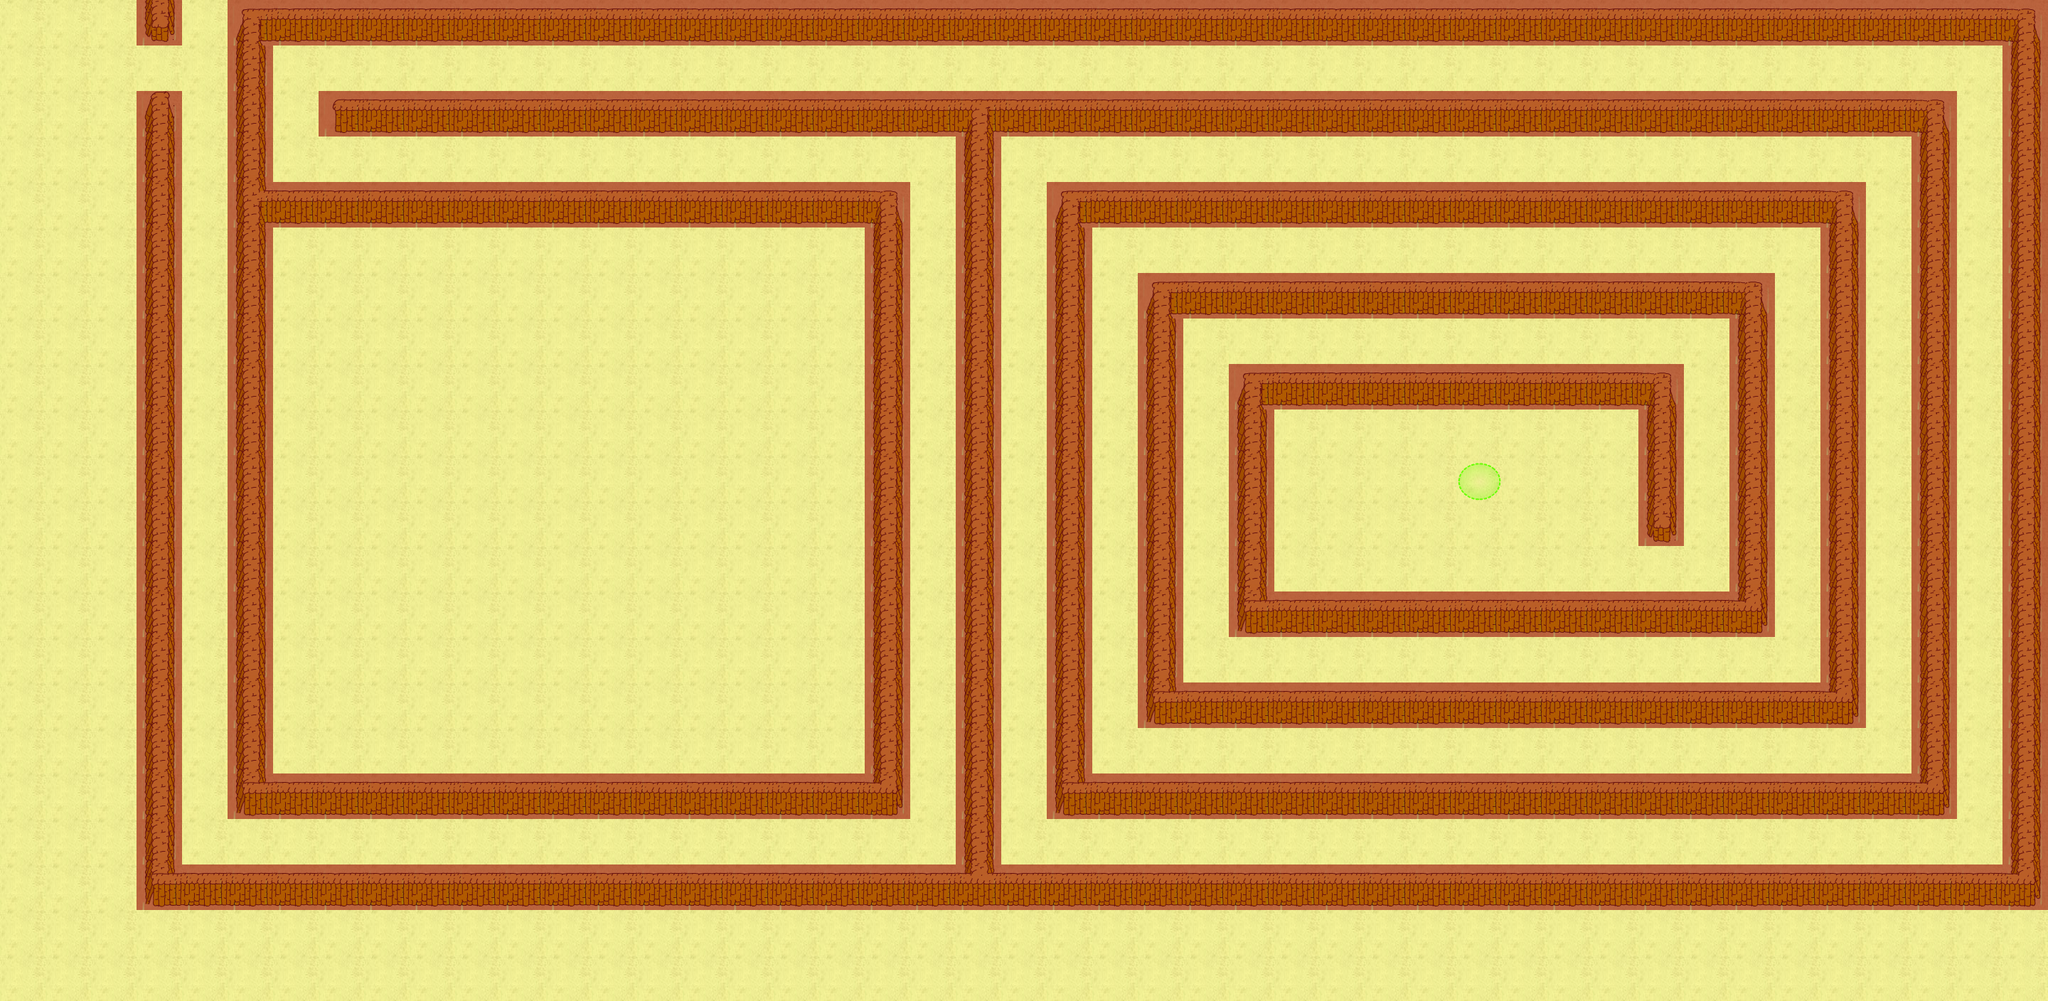

The image is a tile-based game level rendered from a .tmx file. Its description and source (layers, tilesets, objects; grid data summarised) follow:
An orthogonal 45x22 tile map with 64x64 px tiles, 3 tile layers (Ground, Decor, SpecialLayer), 8 tilesets and 4 objects (characters/player/player_one, characters/npcs/generic/yuri, characters/npcs/generic/pia, tile_trigger/end).

<map version="1.0" orientation="orthogonal" width="45" height="22" tilewidth="64" tileheight="64">
 <tileset firstgid="1" name="water" tilewidth="64" tileheight="64">
  <image source="../../../../tiles/water.png" width="320" height="1216" />
 </tileset>
 <tileset firstgid="96" name="jungle" tilewidth="64" tileheight="64">
  <image source="../../../../tiles/jungle.png" width="320" height="1216" />
 </tileset>
 <tileset firstgid="191" name="paths" tilewidth="64" tileheight="64">
  <image source="../../../../tiles/paths.png" width="320" height="1216" />
 </tileset>
 <tileset firstgid="286" name="objects" tilewidth="64" tileheight="64">
  <image source="../../../../tiles/objects.png" width="320" height="1216" />
 </tileset>
 <tileset firstgid="381" name="sand" tilewidth="64" tileheight="64">
  <image source="../../../../tiles/sand.png" width="320" height="1216" />
 </tileset>
 <tileset firstgid="476" name="walls" tilewidth="64" tileheight="64">
  <image source="../../../../tiles/walls.png" width="320" height="1216" />
 </tileset>
 <tileset firstgid="571" name="special" tilewidth="64" tileheight="64">
  <image source="../../../../tiles/special.png" width="320" height="1216" />
 </tileset>
 <tileset firstgid="666" name="house" tilewidth="64" tileheight="64">
  <image source="../../../../tiles/house.png" width="320" height="640" />
 </tileset>
 <layer name="Ground" width="45" height="22">
  <data>[990 cells, 990 non-empty, 1 distinct tile ids]</data>
 </layer>
 <layer name="Decor" width="45" height="22">
  <data>[990 cells, 413 non-empty, 14 distinct tile ids]</data>
 </layer>
 <layer name="SpecialLayer" width="45" height="22">
  <data>[990 cells, 374 non-empty, 1 distinct tile ids]</data>
 </layer>
 <objectgroup name="Objects" width="45" height="22">
  <object name="characters/player/player_one" gid="286" x="0" y="128" />
  <object name="characters/npcs/generic/yuri" gid="291" x="192" y="128" />
  <object name="characters/npcs/generic/pia" gid="291" x="384" y="128" />
  <object name="tile_trigger/end" gid="292" x="2048" y="704" />
 </objectgroup>
</map>
